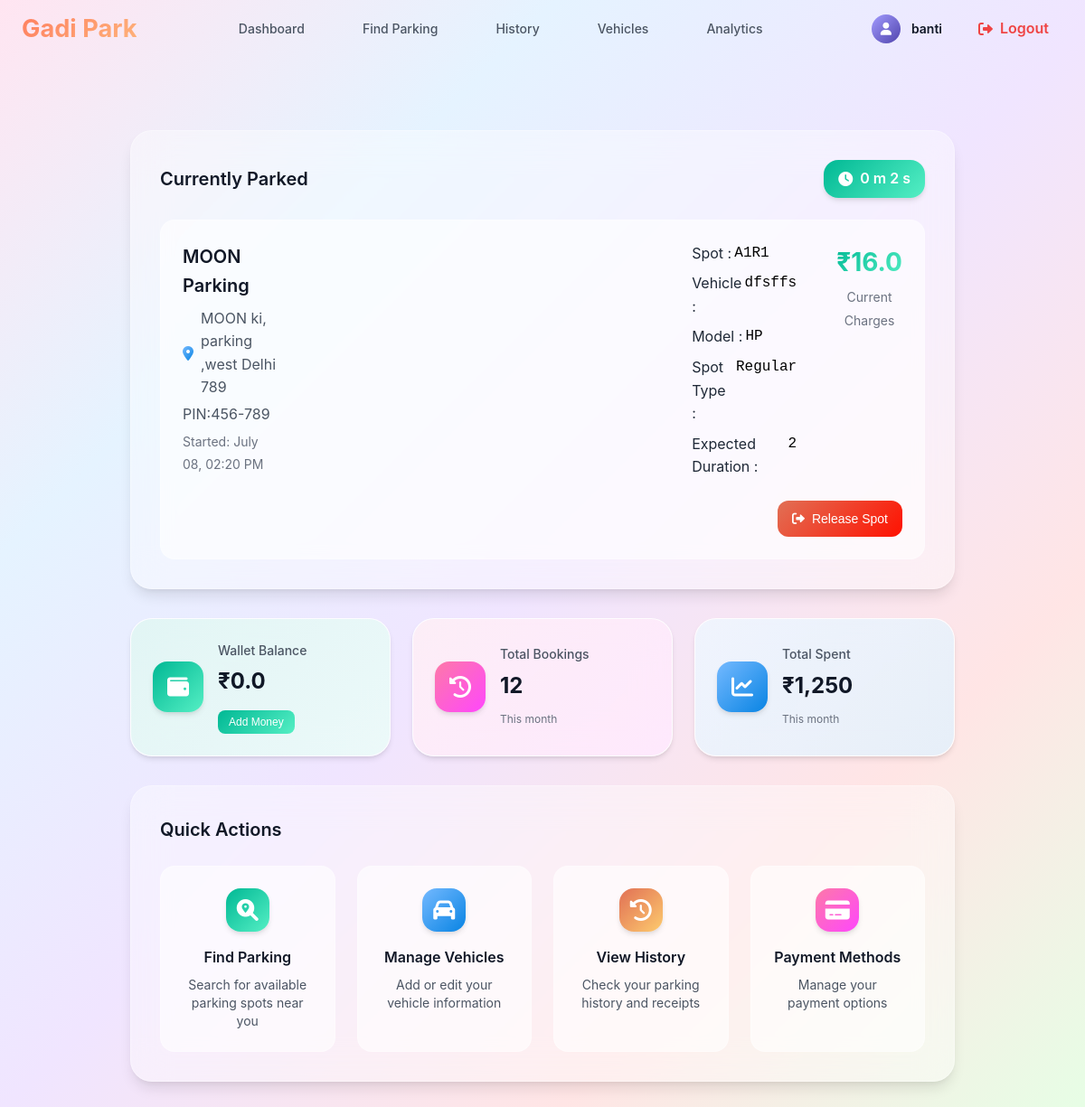
Before: /user_dashboard/current_booking?booking_id=A1R18123 (signed in) with the older database file.
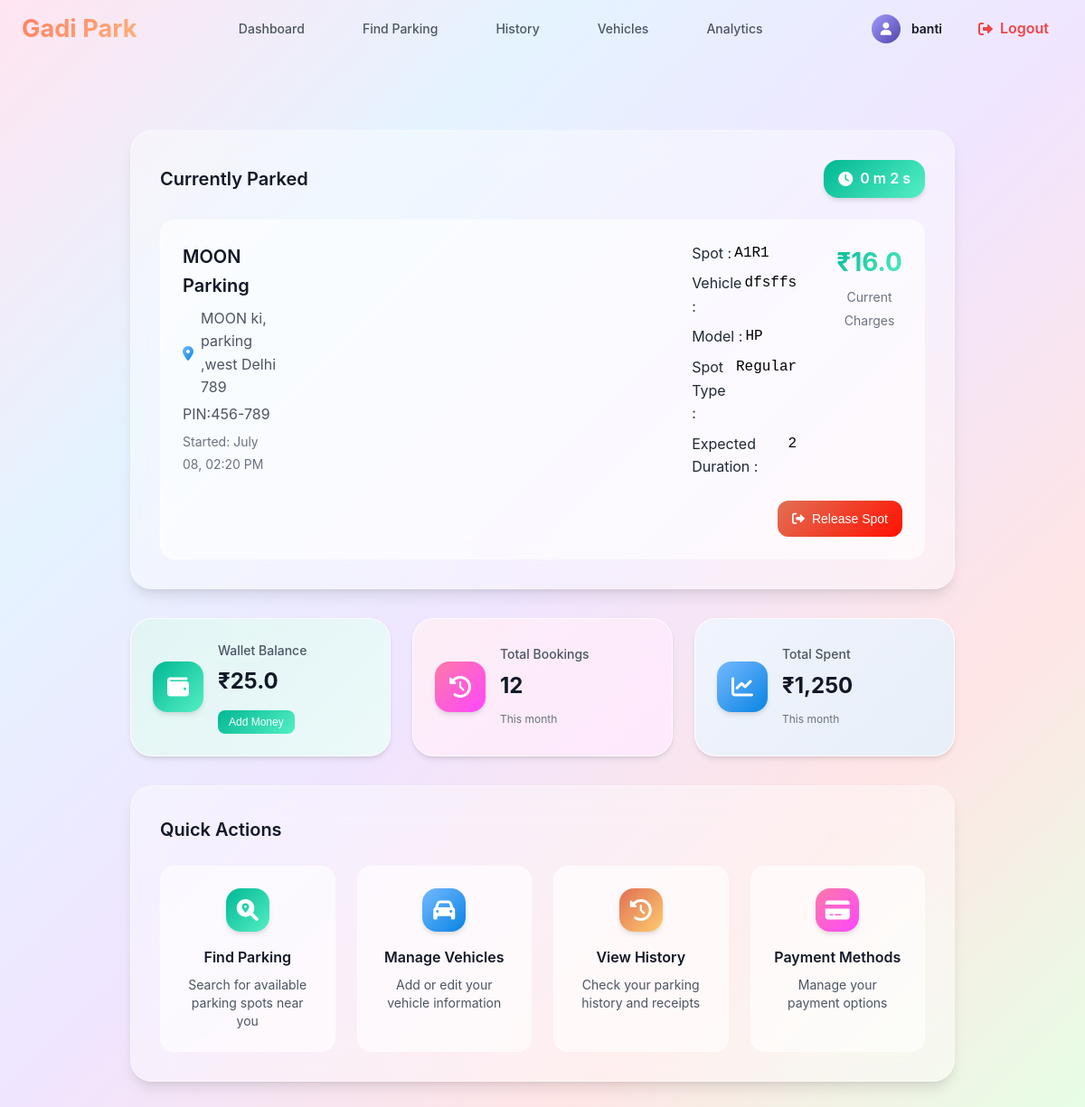
After: the same page with the newer database file.
### models/user.py (models this page shows, shortened)
class User(db.Model):
    __tablename__ = 'users'
    id=db.Column(db.Integer,primary_key=True)
    username=db.Column(db.String(80),unique=True,nullable=False)
    password_hash=db.Column(db.String(128),nullable=False)
    full_name=db.Column(db.String(80),nullable=True)
    is_admin=db.Column(db.Boolean,default=False)
    wallet_balance=db.Column(db.Float,default=0.00)
    total_parkings=db.Column(db.Integer,default=0)
    registration_date=db.Column(db.DateTime,default=db.func.current_timestamp())

### routes/user_activity.py (the view)
@user_activity_bp.route('/user_dashboard/current_booking')
@login_required
@user_required
def current_booking():
    booking_id = request.args.get('booking_id')
    user=User.query.get(session.get('user_id'))
    booking=Booking.query.filter_by(booking_id=booking_id).first()
    spot=ParkingSpot.query.get(booking.spot_id)
    vehicle=Vehicle.query.get(booking.vehicle_id)
    lot=ParkingLot.query.get(booking.lot_id)
    return render_template('user_dashboard.html',user=user,booking=booking,spot=spot,vehicle=vehicle,lot=lot)

### Templates/user_dashboard.html (shortened to what the changed rows need)
{% extends "base.html" %}
{% block style %}
<link rel="stylesheet" href="{{url_for('static',filename='css/user_dashboard.css')}}">
<link rel="stylesheet" href="https://cdnjs.cloudflare.com/ajax/libs/font-awesome/6.0.0/css/all.min.css">
{% endblock %}
{% block content %}
{% include "user_navbar.html" %}
<div class="dashboard-container">
    <div class="user-main-content">
        <div class="grid-section">
            <div class="grid-card success">
                <div class="stat-content">
                    <h4>Wallet Balance</h4>
                    <span class="stat-value">₹{{ user.wallet_balance}}</span>
                    <a href="/payment/wallet"><button class="add-money-btn">Add Money</button></a>
                </div>
            </div>
        </div>
    </div>
</div>
{% endblock %}

### Templates/user_navbar.html
{%extends "base.html" %}
{%block style%}
<link rel="stylesheet" href="{{url_for('static',filename='css/user_navbar.css')}}">
{%endblock%}
{%block content %}
{% set current_path = request.path %}
<nav class="top-navbar">
        <div class="nav-container">
            <div class="logo">
                <h2>Gadi Park</h2>
            </div>
            <ul class="nav-links">
                <li class="{% if current_path == url_for('user.user_dashboard')%}active{%endif%}"><a href="{{ url_for('user.user_dashboard') }}">Dashboard</a></li>
                <li class="{% if current_path == url_for('user.find_parking')%}active{%endif%}"><a href="{{ url_for('user.find_parking') }}">Find Parking</a></li>
                <li><a href="#">History</a></li>
                <li><a href="{{url_for('user.vehicle')}}">Vehicles</a></li>
                <li><a href="#">Analytics</a></li>
            </ul>
            <div class="user-actions">
                <div class="user-profile">
                    <div class="profile-avatar"><i class="fa-solid fa-user"></i></div>
                    <span class="user-name">{{ user.full_name }}</span>
                </div>
                <a href="{{url_for('auth.logout')}}" class="logout-btn">
                    <i class="fas fa-sign-out-alt"></i>
                    <span>Logout</span>
                </a>
            </div>
        </div>
    </nav>
{%endblock%}

Changed rows visible on the page:
changed User "banti": wallet_balance "0.0" → "25.0"
